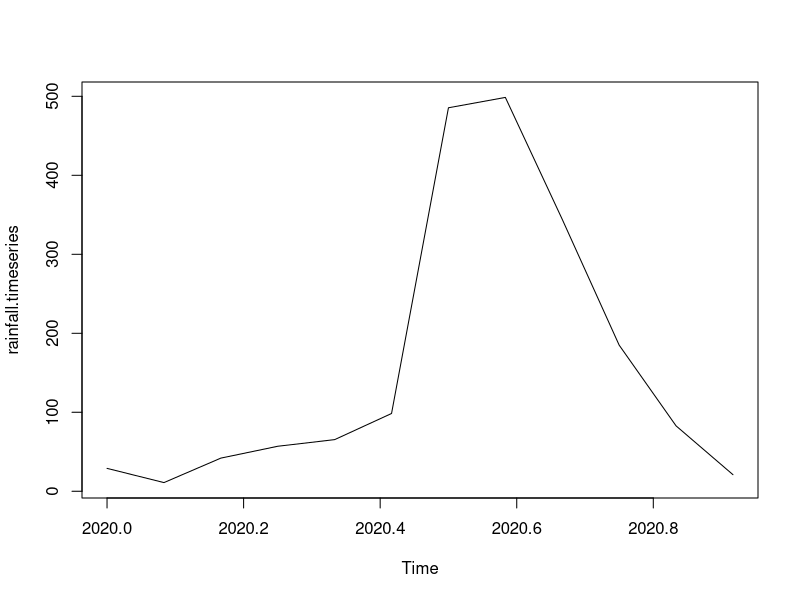
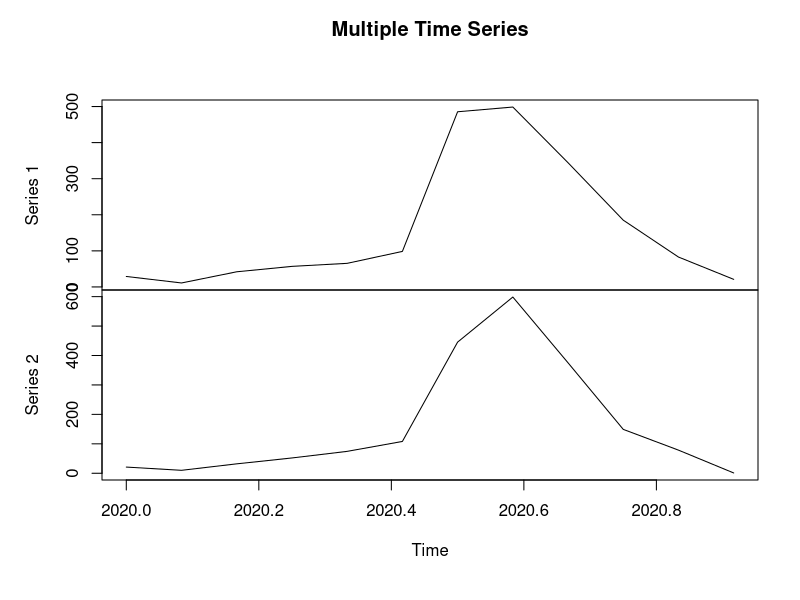

R code for these plots, in order:
# Time series is a series of data points in which each data point is associated with a timestamp

# Get the data points in form of a R vector.
rainfall <- c(29,11,42,57,65.4,98.5,485.5,498.6,344.2,185,82.8,21)

# Convert it to a time series object.
rainfall.timeseries <- ts(rainfall,start = c(2020,1),frequency = 12)

# Print the timeseries data.
print(rainfall.timeseries)

# Plot a graph of the time series.
plot(rainfall.timeseries)


# Multiple Time Series
rainfall1 <- c(29,11,42,57,65.4,98.5,485.5,498.6,344.2,185,82.8,21)
rainfall2 <- c(21,10,32,52,74.4,108.1,445.5,598.6,375.1,149,78.5,1)

# Convert them to a matrix.
combined.rainfall <-  matrix(c(rainfall1,rainfall2),nrow = 12)

# Convert it to a time series object.
rainfall.timeseries <- ts(combined.rainfall,start = c(2020,1),frequency = 12)

# Print the timeseries data.
print(rainfall.timeseries)

# Plot a graph of the time series.
plot(rainfall.timeseries, main = "Multiple Time Series")
